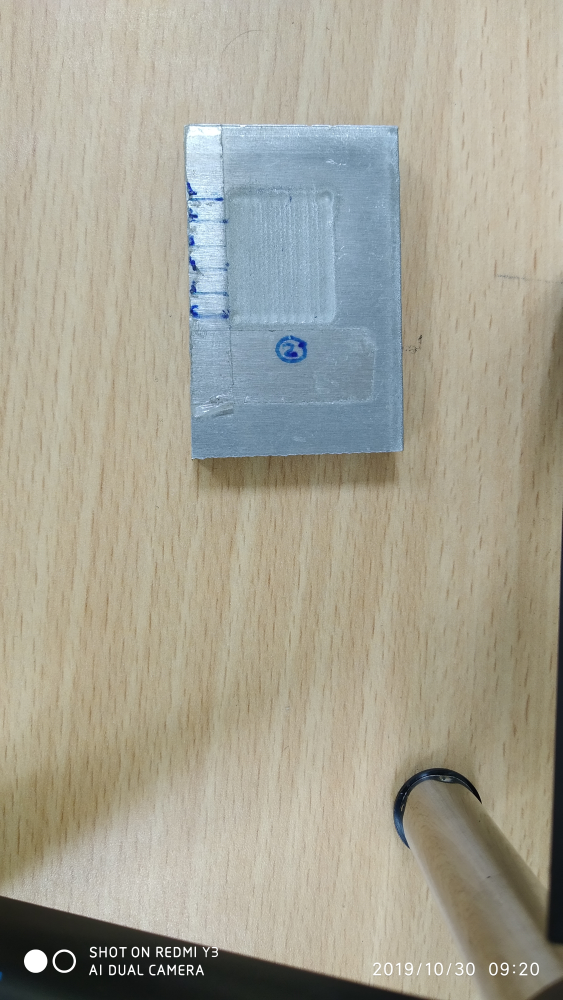
%> input picture DDP/Im0.jpg, 2250 x 4000 px (shown at 1/4 size)
$ octave MF3.m   (GNU Octave 9; MATLAB toolbox functions it lacks are replaced by stand-ins)
%> lines starting %> are read from the running program, lines starting %| are printed output that depends on the picture
%% Getting images
img0 = imread('Im0.jpg');
imgray0=rgb2gray(imcrop(img0,[927.51 833.51 401.98 395.98]));
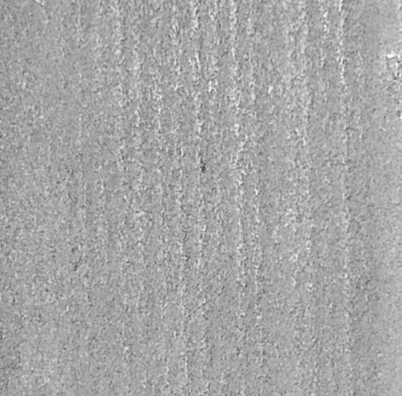
%> imgray0: size 396x402 uint8; min 73, max 248, mean 166.2
for i=1:5
S = dir(fullfile('*.jpg'));
img{i} = imread(S(i+1).name);
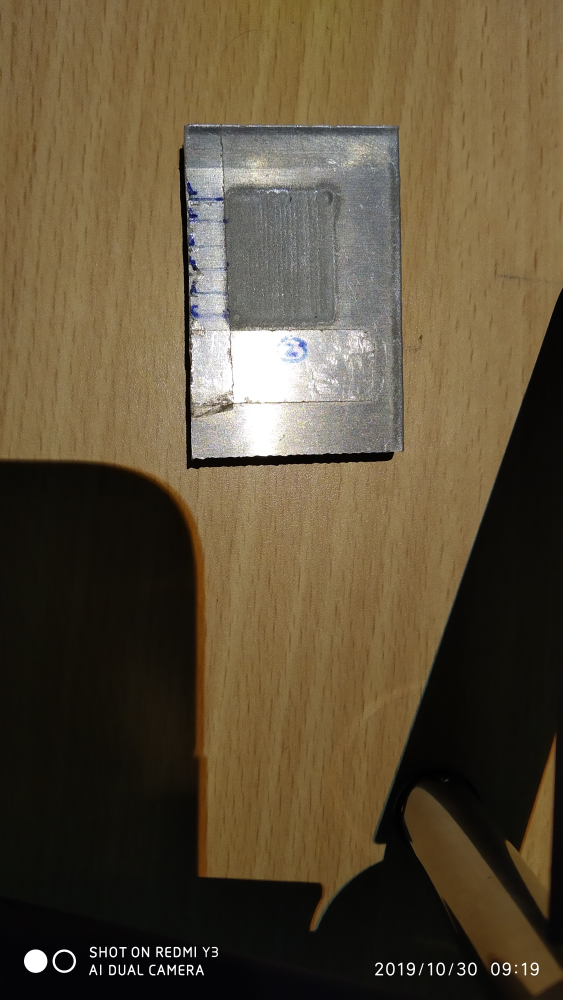
%> input picture DDP/Im1.jpg, 2250 x 4000 px (shown at 1/4 size)
%> (the run ends here)
